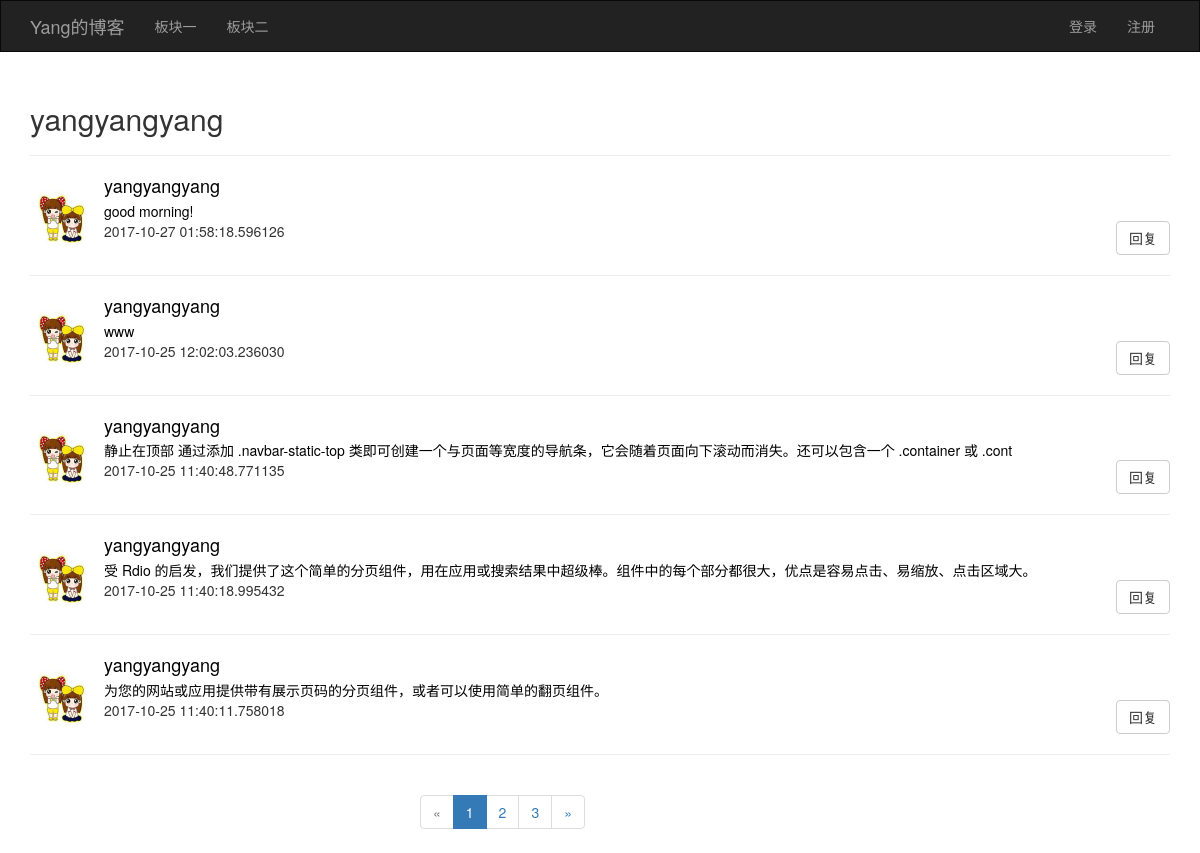
Screenshot of /usermessage/yangyangyang/ with the database file from the repository.
### app/models/user.py (models this page shows, shortened)
class User(UserMixin, db.Model):
    __tablename__ = 'users'
    id = db.Column(db.Integer, primary_key=True)
    username = db.Column(db.String(32), unique=True)
    password_hash = db.Column(db.String(128))
    email = db.Column(db.String(64))
    confirmed = db.Column(db.Boolean, default=False)
    photo_url = db.Column(db.String(128), default='default.jpg')
    posts = db.relationship('Posts', backref='user', lazy='dynamic')
    @property
    def password(self):
        raise AttributeError('密码是不可读的属性')

### app/models/posts.py (models this page shows)
class Posts(db.Model):
    __tablename__ = 'posts'
    id = db.Column(db.Integer, primary_key=True)
    rid = db.Column(db.Integer, index=True, default=0)
    content = db.Column(db.Text)
    timestamp = db.Column(db.DateTime, default=datetime.utcnow)
    uid = db.Column(db.Integer, db.ForeignKey('users.id'))

### app/views/main.py (the view)
@main.route('/usermessage/<username>/')
def usermessage(username):
    page = request.args.get('page', 1, type=int)
    u = User.query.filter_by(username=username).first()
    pagination = Posts.query.filter_by(user=u, rid=0).order_by(Posts.timestamp.desc()).paginate(page=page, per_page=5,
                                                                                       error_out=False)
    posts = pagination.items
    return render_template('main/show_usermessage.html', posts=posts, pagination=pagination, username=username)

### app/templates/main/show_usermessage.html (shortened to what this page needs)
{% extends 'common/base.html' %}
{% from 'common/macro.html' import pagination_show, post_show %}
{% block page_content %}
    <h2 style="margin-top: 30px;">{{ username }}</h2>
    {{ post_show(posts) }}
    <div class="row">
        <div class="col-md-4"></div>
        <div class="col-md-4">
            {{ pagination_show(pagination, 'main.usermessage', username, '') }}
        </div>
        <div class="col-md-4"></div>
    </div>
{% endblock %}

### app/templates/common/base.html (shortened to what this page needs)
{% extends 'bootstrap/base.html' %}
{% import 'bootstrap/wtf.html' as wtf %}
{% block navbar %}
<nav class="navbar navbar-inverse" style="-webkit-border-radius: 0px;-moz-border-radius: 0px;">
    <div class="container">
        <div class="navbar-header">
            <a class="navbar-brand" href="{{ url_for('main.index') }}" title="点我返回首页">Yang的博客</a>
        </div>
        <div class="collapse navbar-collapse">
            <ul class="nav navbar-nav">
                <li><a href="#">板块一</a></li>
                <li><a href="#">板块二</a></li>
            </ul>
            <ul class="nav navbar-nav navbar-right">
                {% if current_user.is_authenticated %}
                    <li><a href="{{ url_for('user.logout') }}">退出</a></li>
                    <li class="dropdown">
                        <a href="#" class="dropdown-toggle" data-toggle="dropdown" role="button" aria-haspopup="true" aria-expanded="false">
                            {{ current_user.username }} <span class="caret"></span></a>
                        <ul class="dropdown-menu">
                            <li><a href="{{ url_for('user.profile') }}">个人信息</a></li>
                            <li><a href="{{ url_for('user.change_password') }}">修改密码</a></li>
                            <li><a href="{{ url_for('user.change_email') }}">修改邮箱</a></li>
                            <li><a href="{{ url_for('user.upload_photo') }}">修改头像</a></li>
                        </ul>
                    </li>
                {% else %}
                    <li><a href="{{ url_for('user.login') }}">登录</a></li>
                    <li><a href="{{ url_for('user.register') }}">注册</a></li>
                {% endif %}
            </ul>
        </div>
    </div>
</nav>
{% endblock %}
{% block content %}
<div class="container">
    {% block page_content %}默认内容{% endblock %}
</div>
{% endblock %}
{% block styles %}
    {{ super() }}
    <link rel="stylesheet" href="{{ url_for('static', filename='css/common.css') }}"/>
{% endblock %}

### app/templates/common/macro.html (shortened to what this page needs)
{% macro pagination_show(pagination, endpoint, value, value1) %}
<nav aria-label="Page navigation">
    <ul class="pagination ">
        <li {% if not pagination.has_prev %}class="disabled"{% endif %}>
            <a href="{% if pagination.has_prev %}{{ url_for(endpoint, page=pagination.pre_num, username=value,pid=value1, **kwargs) }}
            {% else %}#{% endif %}" aria-label="Previous">
                <span aria-hidden="true">&laquo;</span>
            </a>
        </li>
        {% for p in pagination.iter_pages() %}
            {% if p %}
            <li {% if pagination.page==p %}class="active"{% endif %}><a href="{{ url_for(endpoint, page=p,username=value,pid=value1, **kwargs) }}">{{ p }}</a></li>
            {% else %}
            <li><a href="#">&hellip;</a></li>
            {% endif %}
        {% endfor %}
        <li {% if not pagination.has_next %}class="disabled" {% endif %}>
            <a href="{% if pagination.has_next %}
                {{ url_for(endpoint, page=pagination.next_num,username=value,pid=value1, **kwargs) }}{% else %}#{% endif %}" aria-label="Next">
                <span aria-hidden="true">&raquo;</span>
            </a>
        </li>
    </ul>
</nav>
{% endmacro %}
{% macro post_show(posts) %}
    {% for post in posts %}
    <hr/>
    <div class="media">
        <div class="media-left media-middle">
            <a href="{{ url_for('main.usermessage', username=post.user.username) }}">
                <img class="media-object img-circle" src="{{ url_for('static', filename='upload/' + post.user.photo_url) }}"
                     style="width: 64px; height: 64px;" alt="...">
            </a>
        </div>
        <div class="media-body">
            <h4 class="media-heading"><a href="{{ url_for('main.usermessage', username=post.user.username) }}">{{ post.user.username }}</a></h4>
            <a href="{{ url_for('main.comment', pid=post.id) }}">{{ post.content }}</a><br/>
            {{ post.timestamp }}
            <div style="float:right;">
                <a class="btn btn-default" href="{{ url_for('main.comment', pid=post.id) }}" role="button">回复</a>
            </div>
        </div>
    </div>
    {% endfor %}
    <hr/>
{% endmacro %}

### app/static/css/common.css (style rules this page uses)
a { color: #000; }

### rows the page displays
User: username "yangyangyang"
Posts: photo_url (picture), user.username "yangyangyang", content "good morning!", timestamp "2017-10-27 01:58:18.596126"
Posts: photo_url (picture), user.username "yangyangyang", content "www", timestamp "2017-10-25 12:02:03.236030"
Posts: photo_url (picture), user.username "yangyangyang", content "静止在顶部 通过添加 .navbar-static-top 类即可创建一个与页面等宽度的导航条，它会随着页面向下滚动而消失。还可以包含一个 .container 或 .cont", timestamp "2017-10-25 11:40:48.771135"
Posts: photo_url (picture), user.username "yangyangyang", content "受 Rdio 的启发，我们提供了这个简单的分页组件，用在应用或搜索结果中超级棒。组件中的每个部分都很大，优点是容易点击、易缩放、点击区域大。", timestamp "2017-10-25 11:40:18.995432"
Posts: photo_url (picture), user.username "yangyangyang", content "为您的网站或应用提供带有展示页码的分页组件，或者可以使用简单的翻页组件。", timestamp "2017-10-25 11:40:11.758018"

### other values shown
{{ p }} "1" "2" "3"
